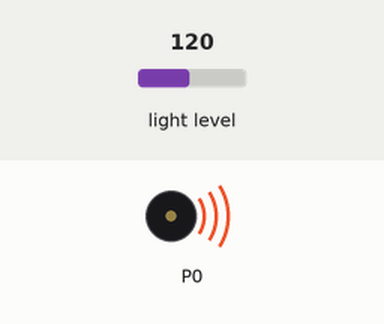
Bench run of a program on a simulated BBC micro:bit (MakeCode). On the bench: buzzer (waves = sounding). Inputs (shaded band) come from the test bench; at power-on: light level 120.

Above: at 1.2 s.
1.3 s: light level set to 105
4.3 s: light level set to 96
At 5.8 s:
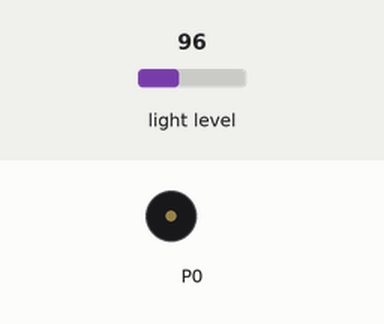
6.2 s: light level set to 128
At 6.6 s:
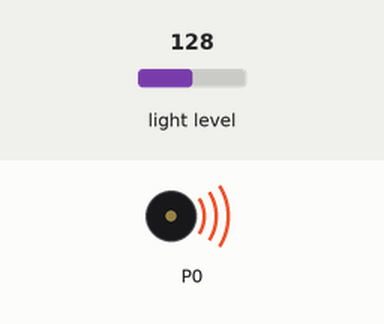
9.2 s: light level set to 5
At 9.7 s:
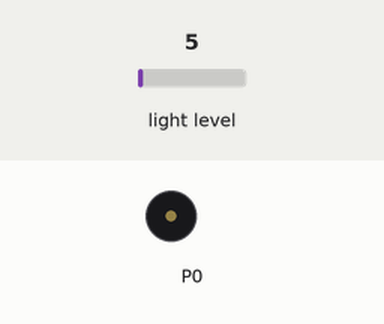
Timing chart, 0 to 11.8 s (numbered marks = the images above; inputs shaded):
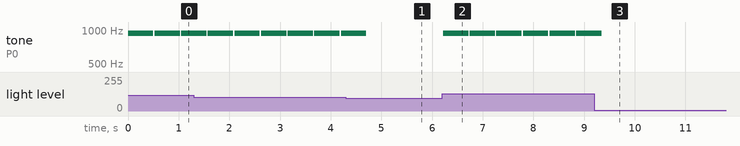

Measured:
- the behaviour switches between 101 and 100 on light level (found by bisection; images 0 and 1)
- after the input at 4.3 s, tone on P0: goes on until 4.7 s, then stays silent
- after the input at 6.2 s, tone on P0: alternates 932 Hz for 0.50 s and silent for 0.03 s, starting at once
- after the input at 9.2 s, tone on P0: goes on until 9.3 s, then stays silent
- by itself, tone on P0: alternates 932 Hz for 0.50 s and silent for 0.03 s

The program:

rucksack_alarm_empfaenger.py
```python
def on_received_number(receivedNumber):
    global modus
    if receivedNumber == 13:
        modus = 1
    if receivedNumber == 12:
        modus = 0
radio.on_received_number(on_received_number)

modus = 0
radio.set_group(1)

def on_forever():
    if modus == 0:
        if input.light_level() <= 100:
            music.stop_all_sounds()
        if input.light_level() > 100:
            music.play_tone(932, music.beat(BeatFraction.WHOLE))
basic.forever(on_forever)
```
